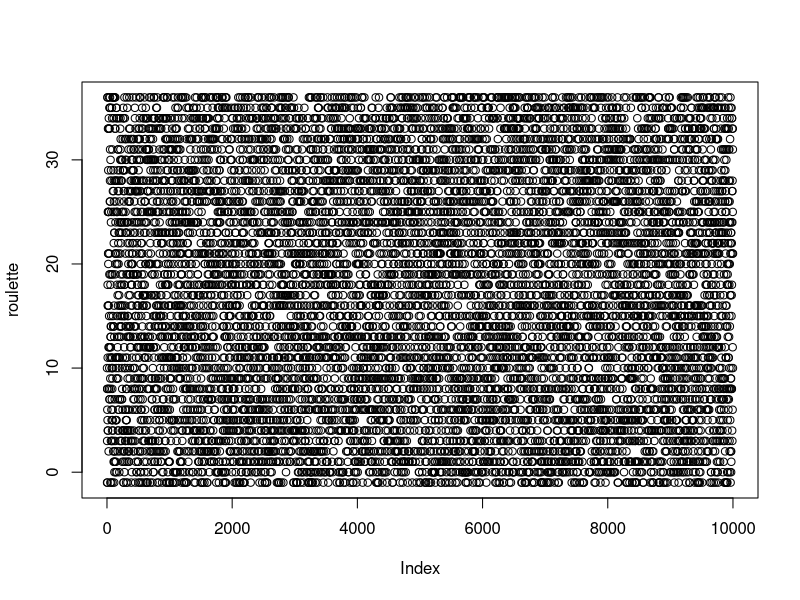
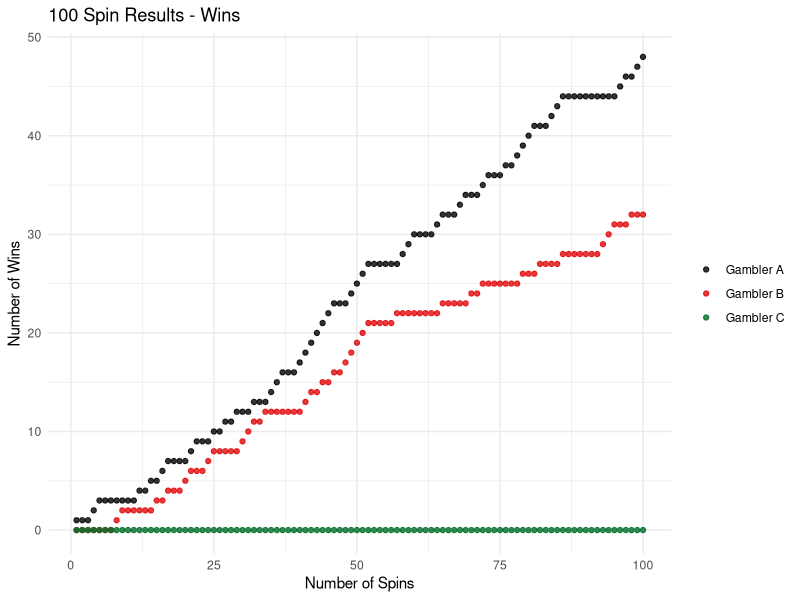
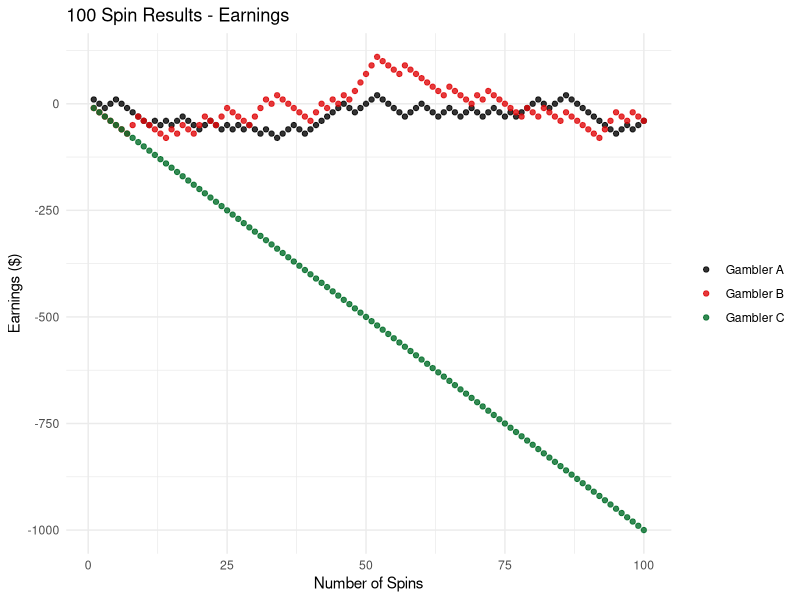
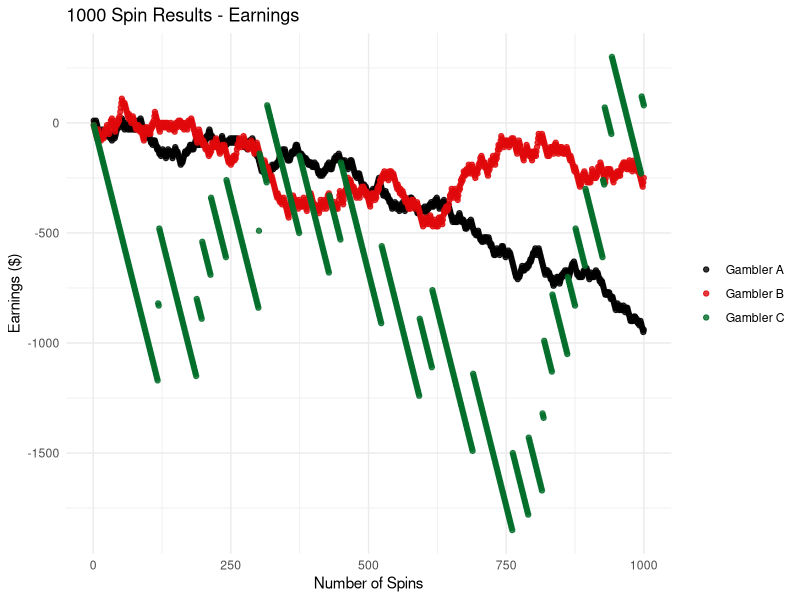
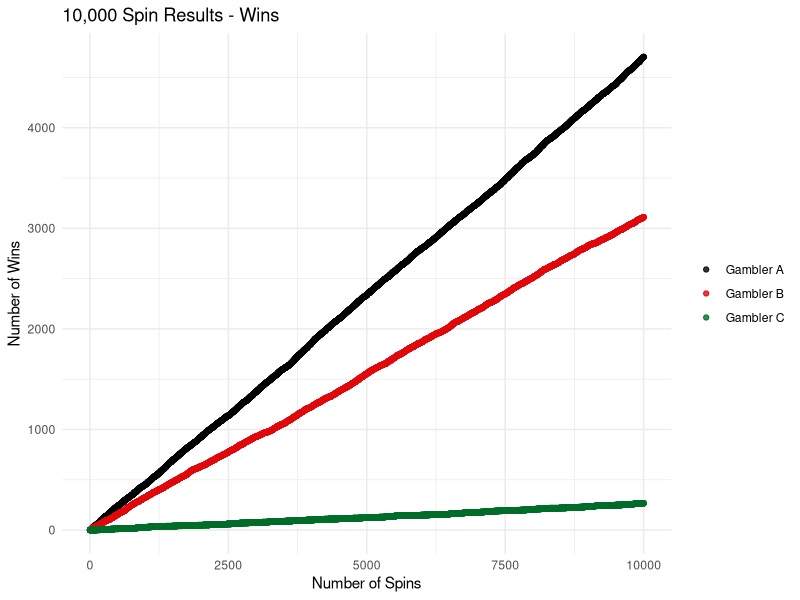
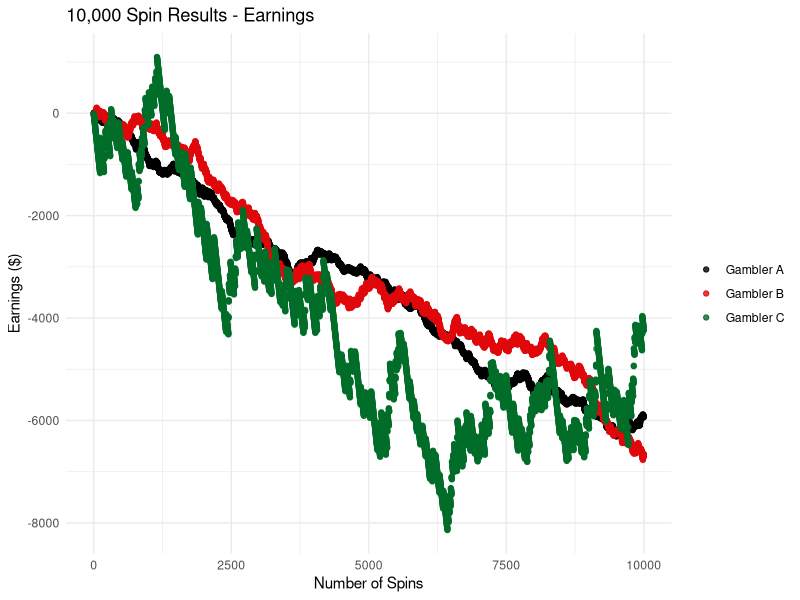
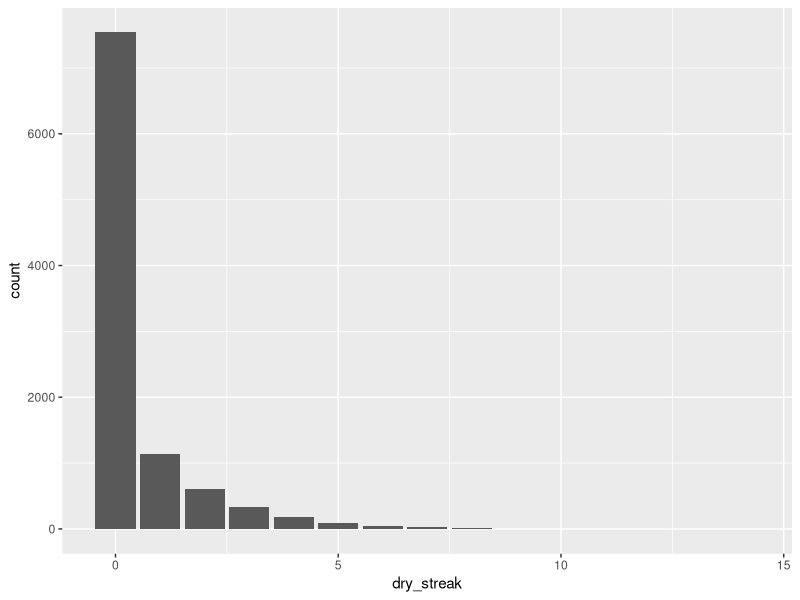
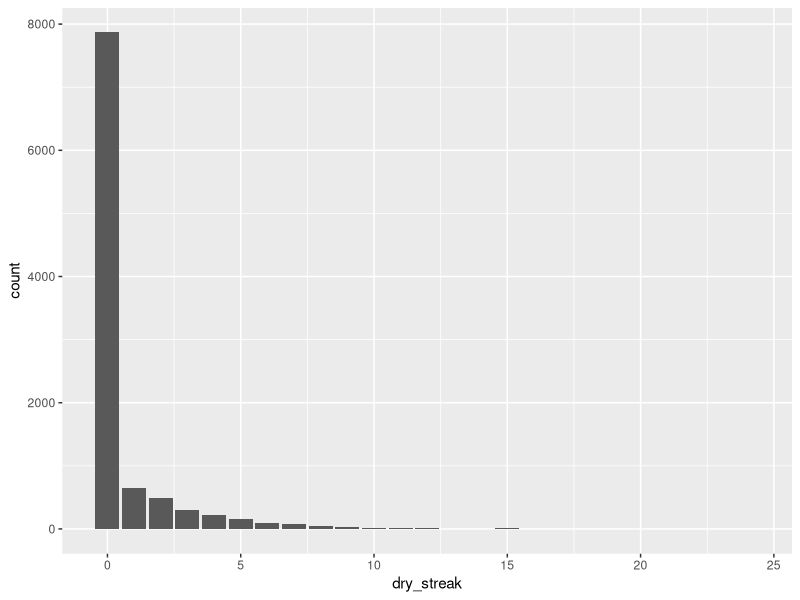

Write R code to recreate these figures, in order. (Note: this script raises an error after producing the figures.)
## ---- chunk 1
library('tidyverse')
## ---- chunk 2
roulette <- sample(-1:36, 10000, replace=T)
## ---- chunk 3

# Define Bets
black <- c(2, 4, 7, 8, 10, 11, 13, 15, 17, 20, 22, 24, 26, 28, 29, 31, 33, 35)
third_dozen <- c(25, 26, 27, 28, 29, 30, 31, 32, 33, 34, 35, 36)
lucky_23 <- 23

# Initialize Variables
# Gambler A
ga_cash <- vector("double", length(roulette))
ga_total_cash <- 0 
ga_wins <- vector("double", length(roulette))
ga_total_wins <- 0 
# Gambler B
gb_cash <- vector("double", length(roulette))
gb_total_cash <- 0 
gb_wins <- vector("double", length(roulette))
gb_total_wins <- 0 
# Gambler C
gc_cash <- vector("double", length(roulette))
gc_total_cash <- 0 
gc_wins <- vector("double", length(roulette))
gc_total_wins <- 0 

for (i in seq_along(roulette)) {
  # All Gamblers Bet
  ga_total_cash = ga_total_cash - 10
  gb_total_cash = gb_total_cash - 10
  gc_total_cash = gc_total_cash - 10
  # If Gambler A Wins
  if (roulette[[i]] %in% black) {
    ga_total_cash = ga_total_cash + 20 
    ga_total_wins = ga_total_wins + 1 
  }
  # If Gambler B Wins
  if (roulette[[i]] %in% third_dozen) {
    gb_total_cash = gb_total_cash + 30 
    gb_total_wins = gb_total_wins + 1
  }
  # If Gambler C Wins
  if (roulette[[i]] == lucky_23) {
    gc_total_cash = gc_total_cash + 360
    gc_total_wins = gc_total_wins + 1
  }
  # End of Round - Save Totals 
  ga_cash[[i]] <- ga_total_cash
  ga_wins[[i]] <- ga_total_wins
  gb_cash[[i]] <- gb_total_cash
  gb_wins[[i]] <- gb_total_wins
  gc_cash[[i]] <- gc_total_cash
  gc_wins[[i]] <- gc_total_wins
}

## ---- chunk 4
plot(roulette)
## ---- chunk 5
ga <- "Gambler A"
gb <- "Gambler B"
gc <- "Gambler C"

results <- tibble(spin_num = 1:10000, ga, ga_cash, ga_wins, gb, gb_cash, gb_wins, gc, gc_cash, gc_wins)
results_100 <- head(results, n=100)
results_1000 <- head(results, n=1000)
## ---- chunk 6
ggplot(results_100) + 
  geom_point(aes(x = spin_num, y = ga_wins, color = ga), alpha = 0.8) + 
  geom_point(aes(x = spin_num, y = gb_wins, color = gb), alpha = 0.8) + 
  geom_point(aes(x = spin_num, y  = gc_wins, color = gc), alpha = 0.8) + 
  theme_minimal() +
  theme(legend.title=element_blank()) + 
  scale_colour_manual(values = c("black", "#E0080B", "#016D29")) + 
    labs(title = "100 Spin Results - Wins", 
       y = "Number of Wins",
       x = "Number of Spins"
       )
## ---- chunk 7
ggplot(results_100) + 
  geom_point(aes(x = spin_num, y = ga_cash, color = ga), alpha = 0.8) + 
  geom_point(aes(x = spin_num, y = gb_cash, color = gb), alpha = 0.8) + 
  geom_point(aes(x = spin_num, y = gc_cash, color = gc), alpha = 0.8) + 
  theme_minimal() +
  theme(legend.title=element_blank()) + 
  scale_colour_manual(values = c("black", "#E0080B", "#016D29")) + 
    labs(title = "100 Spin Results - Earnings", 
       y = "Earnings ($)",
       x = "Number of Spins"
       )
## ---- chunk 8
ggplot(results_1000) + 
  geom_point(aes(x = spin_num, y = ga_cash, color = ga), alpha = 0.8) + 
  geom_point(aes(x = spin_num, y = gb_cash, color = gb), alpha = 0.8) + 
  geom_point(aes(x = spin_num, y  = gc_cash, color = gc), alpha = 0.8) + 
  theme_minimal() +
  theme(legend.title=element_blank()) + 
  scale_colour_manual(values = c("black", "#E0080B", "#016D29")) + 
    labs(title = "1000 Spin Results - Earnings", 
       y = "Earnings ($)",
       x = "Number of Spins"
       )
## ---- chunk 9
ggplot(results) + 
  geom_point(aes(x = spin_num, y = ga_wins, color = ga), alpha = 0.8) + 
  geom_point(aes(x = spin_num, y = gb_wins, color = gb), alpha = 0.8) + 
  geom_point(aes(x = spin_num, y  = gc_wins, color = gc), alpha = 0.8) + 
  theme_minimal() +
  theme(legend.title=element_blank()) + 
  scale_colour_manual(values = c("black", "#E0080B", "#016D29")) + 
    labs(title = "10,000 Spin Results - Wins", 
       y = "Number of Wins",
       x = "Number of Spins"
       )
## ---- chunk 10
ggplot(results) + 
  geom_point(aes(x = spin_num, y = ga_cash, color = ga), alpha = 0.8) + 
  geom_point(aes(x = spin_num, y = gb_cash, color = gb), alpha = 0.8) + 
  geom_point(aes(x = spin_num, y  = gc_cash, color = gc), alpha = 0.8) + 
  theme_minimal() +
  theme(legend.title=element_blank()) + 
  scale_colour_manual(values = c("black", "#E0080B", "#016D29")) + 
    labs(title = "10,000 Spin Results - Earnings", 
       y = "Earnings ($)",
       x = "Number of Spins"
       )
## ---- chunk 11
ga_total_wins / 10000 * 100
gb_total_wins / 10000 * 100
gc_total_wins / 10000 * 100
## ---- chunk 12
ga_total_cash / 10000
gb_total_cash / 10000
gc_total_cash / 10000
## ---- chunk 13
min(ga_cash)
min(gb_cash)
min(gc_cash)

## ---- chunk 14
ga_wins_lead <- lead(ga_wins)
gb_wins_lead <- lead(gb_wins)
gc_wins_lead <- lead(gc_wins) 

ga_wins_binary <- ga_wins_lead - ga_wins
ga_wins_binary[10000] = 0
gb_wins_binary <- gb_wins_lead - gb_wins
gb_wins_binary[10000] = 0 
gc_wins_binary <- gc_wins_lead - gc_wins
gc_wins_binary[10000] = 0

dry_count_a <- 0 
dry_count_save_a  <- vector("double", length(ga_wins_binary))
dry_count_b <- 0
dry_count_save_b  <- vector("double", length(gb_wins_binary))
dry_count_c <- 0
dry_count_save_c  <- vector("double", length(gc_wins_binary))


for (i in seq_along(ga_wins_binary)) {
  if (ga_wins_binary[[i]] == FALSE) {
    dry_count_a = dry_count_a + 1
  }
  if (ga_wins_binary[[i]] == TRUE) {
    dry_count_save_a[[i]] = dry_count_a
    dry_count_a = 0
  } 
}

dry_count_save_a
dry_tibble_a <- tibble("dry_streak" = dry_count_save_a)

ggplot(dry_tibble_a) + 
  geom_bar(aes(dry_streak))
  
for (i in seq_along(gb_wins_binary)) {
  if (gb_wins_binary[[i]] == FALSE) {
    dry_count_b = dry_count_b + 1
  }
  if (gb_wins_binary[[i]] == TRUE) {
    dry_count_save_b[[i]] = dry_count_b
    dry_count_b = 0
  } 
}

dry_count_save_b
dry_tibble_b <- tibble("dry_streak" = dry_count_save_b)

ggplot(dry_tibble_b) + 
  geom_bar(aes(dry_streak))

for (i in seq_along(gc_wins_binary)) {
  if (gc_wins_binary[[i]] == FALSE) {
    dry_count_c = dry_count_c + 1
  }
  if (gc_wins_binary[[i]] == TRUE) {
    dry_count_save_c[[i]] = dry_count_c
    dry_count_c = 0
  } 
}

dry_count_save_c
dry_tibble_c <- tibble("dry_streak" = dry_count_save_c)

ggplot(dry_tibble_c) + 
  geom_bar(aes(dry_streak))

## ---- chunk 15
mini_roulette <- function(bet, num) {

  print(str_c("You've bet $", bet, " on ", num))
  result = sample(0:12,1)
  print(str_c("The ball has landed on ", result))
  
  if ( num == result ) {
    print(str_c("You've Won $", bet * 36, "!"))
    total_winnings = total_winnings + bet * 36
  } else {
    print ("You Lose!")
    total_winnings = total_winnings - bet
  }
  print(str_c("Your total winnings are ", total_winnings, " dollars"))
}

mini_roulette(100, 0)
mini_roulette(100, 1)
mini_roulette(100, 2)
